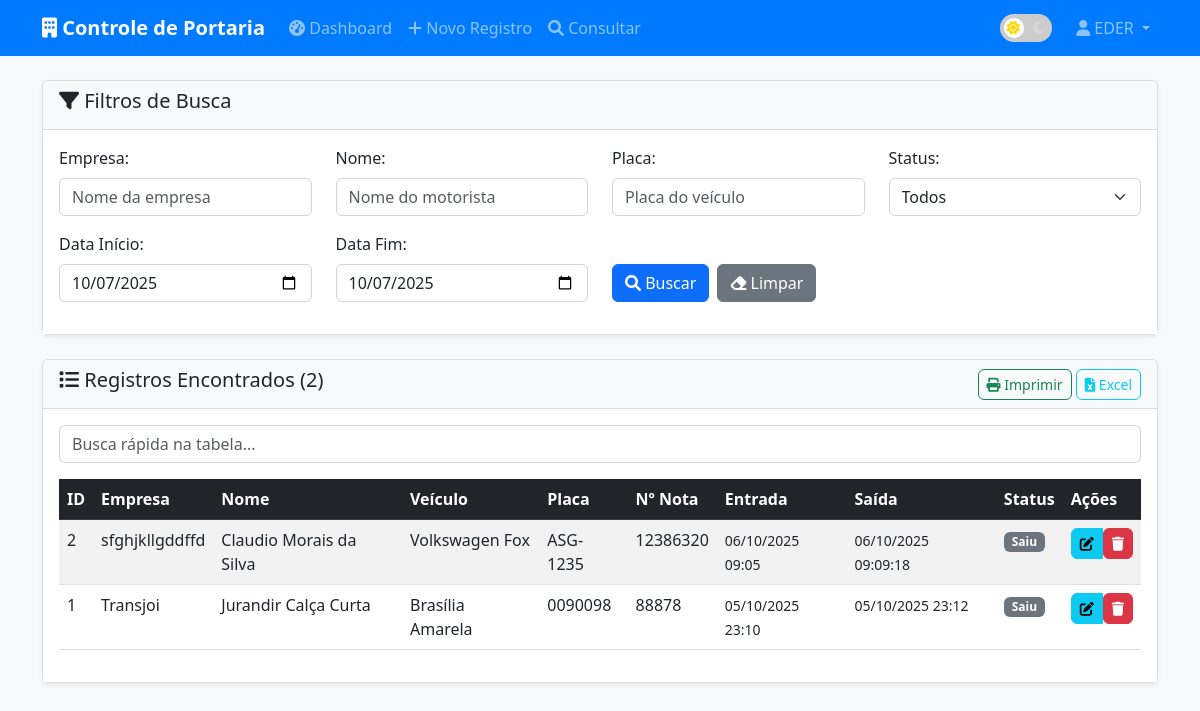
Screenshot of /consultar (signed in) with the database file from the repository.
### tables this page shows
CREATE TABLE usuarios (
            id INTEGER PRIMARY KEY AUTOINCREMENT,
            username TEXT NOT NULL UNIQUE,
            senha TEXT NOT NULL,
            ip TEXT NOT NULL,
            is_admin INTEGER DEFAULT 0,
            libinserir TEXT NOT NULL,
            libalterar TEXT NOT NULL,
            libexcluir TEXT NOT NULL,
            libid TEXT NOT NULL,
            libdestino TEXT NOT NULL,
            libtipo TEXT NOT NULL,
            libempresa TEXT NOT NULL,
            libnome TEXT NOT NULL,
            librg TEXT NOT NULL,
            libveiculo TEXT NOT NULL,
            libplaca TEXT NOT NULL,
            libcr TEXT NOT NULL,
            libn_nota TEXT NOT NULL,
            libobs TEXT NOT NULL,
            libdata_entrada TEXT NOT NULL,
            libdata_saida TEXT NOT NULL,
            libperiodo TEXT NOT NULL,
            libperiodoalterado TEXT NOT NULL,
            libusuario TEXT NOT NULL,
            libusuarioalterado TEXT NOT NULL,
            libconsulta TEXT NOT NULL,
            libhora_entrada TEXT NOT NULL,
            libhora_saida TEXT NOT NULL
        );

CREATE TABLE controle (
            id INTEGER PRIMARY KEY AUTOINCREMENT,
            destino TEXT NOT NULL,
            tipo TEXT NOT NULL,
            empresa TEXT NOT NULL,
            nome TEXT NOT NULL,
            rg TEXT NOT NULL,
            veiculo TEXT NOT NULL,
            placa TEXT NOT NULL,
            cr TEXT NOT NULL,
            data_entrada TEXT NOT NULL,
            data_saida TEXT NOT NULL,
            hora_entrada TEXT NOT NULL,
            hora_saida TEXT NOT NULL,
            n_nota TEXT NOT NULL,
            obs TEXT NOT NULL,
            periodo TEXT NOT NULL,
            periodoalterado TEXT NOT NULL,
            usuario TEXT NOT NULL,
            usuarioalterado TEXT NOT NULL,
            data_alterada TEXT NOT NULL
        );

### app.py (the view)
@app.route("/consultar")
@login_required
def consultar():
    if not check_permission("libconsulta"):
        flash("Você não tem permissão para consultar registros!", "error")
        return redirect(url_for("dashboard"))
    empresa = request.args.get("empresa", "")
    nome = request.args.get("nome", "")
    placa = request.args.get("placa", "")
    data_inicio = request.args.get("data_inicio", "")
    data_fim = request.args.get("data_fim", "")
    status = request.args.get("status", "")
    conn = get_db_connection()
    query = "SELECT * FROM controle WHERE 1=1"
    params = []
    if empresa:
        query += " AND empresa LIKE ?"
        params.append(f"%{empresa}%")
    if nome:
        query += " AND nome LIKE ?"
        params.append(f"%{nome}%")
    if placa:
        query += " AND placa LIKE ?"
        params.append(f"%{placa}%")
    if data_inicio:
        query += " AND data_entrada >= ?"
        params.append(data_inicio)
    if data_fim:
        query += " AND data_entrada <= ?"
        params.append(data_fim)
    if status == "dentro":
        query += " AND (data_saida = \"\" OR data_saida IS NULL)"
    elif status == "saiu":
        query += " AND data_saida != \"\" AND data_saida IS NOT NULL"
    query += " ORDER BY id DESC LIMIT 100"
    registros = conn.execute(query, params).fetchall()
    conn.close()
    return render_template("consultar.html",
                         registros=registros,
                         empresa=empresa,
                         nome=nome,
                         placa=placa,
                         data_inicio=data_inicio,
                         data_fim=data_fim,
                         status=status)

### app.py (called while the page is built)
def get_db_connection():
    conn = sqlite3.connect(DATABASE)
    conn.row_factory = sqlite3.Row
    return conn

def is_logged_in():
    return "username" in session

def login_required(f):
    @wraps(f)
    def decorated_function(*args, **kwargs):
        if not is_logged_in():
            return redirect(url_for("index"))
        return f(*args, **kwargs)
    return decorated_function

def check_permission(permission):
    if not is_logged_in():
        return False
    conn = get_db_connection()
    user = conn.execute(
        "SELECT * FROM usuarios WHERE username = ?",
        (session["username"],)
    ).fetchone()
    conn.close()
    if user:
        return user[permission] == "sim"
    return False

### templates/consultar.html (shortened to what this page needs)
{% extends "base.html" %}
{% block content %}
<div class="container mt-4">
    <div class="card mb-4">
        <div class="card-header">
            <h5><i class="fas fa-filter"></i> Filtros de Busca</h5>
        </div>
        <div class="card-body">
            <form method="GET" action="{{ url_for('consultar') }}">
                <div class="row">
                    <div class="col-md-3 mb-3">
                        <label for="empresa" class="form-label">Empresa:</label>
                        <input type="text" class="form-control" name="empresa" id="empresa"
                               value="{{ empresa }}" placeholder="Nome da empresa">
                    </div>
                    <div class="col-md-3 mb-3">
                        <label for="nome" class="form-label">Nome:</label>
                        <input type="text" class="form-control" name="nome" id="nome"
                               value="{{ nome }}" placeholder="Nome do motorista">
                    </div>
                    <div class="col-md-3 mb-3">
                        <label for="placa" class="form-label">Placa:</label>
                        <input type="text" class="form-control" name="placa" id="placa"
                               value="{{ placa }}" placeholder="Placa do veículo">
                    </div>
                    <div class="col-md-3 mb-3">
                        <label for="status" class="form-label">Status:</label>
                        <select class="form-select" name="status" id="status">
                            <option value="">Todos</option>
                        </select>
                    </div>
                </div>
                <div class="row">
                    <div class="col-md-3 mb-3">
                        <label for="data_inicio" class="form-label">Data Início:</label>
                        <input type="date" class="form-control" name="data_inicio" id="data_inicio"
                               value="{{ data_inicio }}">
                    </div>
                    <div class="col-md-3 mb-3">
                        <label for="data_fim" class="form-label">Data Fim:</label>
                        <input type="date" class="form-control" name="data_fim" id="data_fim"
                               value="{{ data_fim }}">
                    </div>
                    <div class="col-md-6 mb-3 d-flex align-items-end">
                        <button type="submit" class="btn btn-primary me-2">
                            <i class="fas fa-search"></i> Buscar
                        </button>
                        <a href="{{ url_for('consultar') }}" class="btn btn-secondary">
                            <i class="fas fa-eraser"></i> Limpar
                        </a>
                    </div>
                </div>
            </form>
        </div>
    </div>
    <div class="card">
        <div class="card-header d-flex justify-content-between align-items-center">
            <h5><i class="fas fa-list"></i> Registros Encontrados ({{ registros|length }})</h5>
            <div>
                <button class="btn btn-sm btn-outline-success" onclick="window.print()">
                    <i class="fas fa-print"></i> Imprimir
                </button>
                <button class="btn btn-sm btn-outline-info" onclick="exportData('excel')">
                    <i class="fas fa-file-excel"></i> Excel
                </button>
            </div>
        </div>
        <div class="card-body">
            {% if registros %}
            <div class="mb-3">
                <input type="text" class="form-control table-search" data-target="#registros-table"
                       placeholder="Busca rápida na tabela...">
            </div>
            <div class="table-responsive">
                <table class="table table-striped table-hover" id="registros-table">
                    <thead class="table-dark">
                        <tr>
                            <th>ID</th>
                            <th>Empresa</th>
                            <th>Nome</th>
                            <th>Veículo</th>
                            <th>Placa</th>
                            <th>Nº Nota</th>
                            <th>Entrada</th>
                            <th>Saída</th>
                            <th>Status</th>
                            <th>Ações</th>
                        </tr>
                    </thead>
                    <tbody>
                        {% for registro in registros %}
                        <tr>
                            <td>{{ registro.id }}</td>
                            <td>{{ registro.empresa }}</td>
                            <td>{{ registro.nome }}</td>
                            <td>{{ registro.veiculo }}</td>
                            <td>{{ registro.placa }}</td>
                            <td>{{ registro.n_nota if registro.n_nota else '' }}</td>
                            <td>
                                <small>
                                    {% if registro.data_entrada and registro.hora_entrada %}
                                        {{ registro.data_entrada.split('-')[2] }}/{{ registro.data_entrada.split('-')[1] }}/{{ registro.data_entrada.split('-')[0] }} {{ registro.hora_entrada }}
                                    {% endif %}
                                </small>
                            </td>
                            <td>
                                <small>
                                    {% if registro.data_saida and registro.hora_saida %}
                                        {{ registro.data_saida.split('-')[2] }}/{{ registro.data_saida.split('-')[1] }}/{{ registro.data_saida.split('-')[0] }} {{ registro.hora_saida }}
                                    {% else %}
                                        <span class="text-muted">--</span>
                                    {% endif %}
                                </small>
                            </td>
                            <td>
                                {% if registro.data_saida %}
                                    <span class="badge bg-secondary">Saiu</span>
                                {% else %}
                                    <span class="badge bg-success">Dentro</span>
                                {% endif %}
                            </td>
                            <td>
                                <div class="btn-group btn-group-sm" role="group">
                                    <a href="{{ url_for('editar_registro', id=registro.id) }}"
                                       class="btn btn-info btn-sm" title="Editar">
                                        <i class="fas fa-edit"></i>
                                    </a>
                                    <form method="POST" action="{{ url_for('excluir_registro', id=registro.id) }}"
                                          style="display: inline;"
                                          onsubmit="return confirm('Tem certeza que deseja excluir este registro?')">
                                        <button type="submit" class="btn btn-danger btn-sm btn-delete"
                                                title="Excluir">
                                            <i class="fas fa-trash"></i>
                                        </button>
                                    </form>
                                </div>
                            </td>
                        </tr>
                        {% endfor %}
                    </tbody>
                </table>
            </div>
            {% endif %}
        </div>
    </div>
</div>
{% endblock %}

### templates/base.html (shortened to what this page needs)
<!DOCTYPE html>
<html lang="pt-BR">
<head>
    <link href="https://cdn.jsdelivr.net/npm/bootstrap@5.3.0/dist/css/bootstrap.min.css" rel="stylesheet">
    <link href="https://cdnjs.cloudflare.com/ajax/libs/font-awesome/6.0.0/css/all.min.css" rel="stylesheet">
    <link href="{{ url_for('static', filename='css/style.css') }}" rel="stylesheet">
</head>
<body>
    {% if session.username %}
    <nav class="navbar navbar-expand-lg navbar-dark bg-primary">
        <div class="container">
            <a class="navbar-brand" href="{{ url_for('dashboard') }}">
                <i class="fas fa-building"></i> Controle de Portaria
            </a>
            <div class="collapse navbar-collapse" id="navbarNav">
                <ul class="navbar-nav me-auto">
                    <li class="nav-item">
                        <a class="nav-link" href="{{ url_for('dashboard') }}">
                            <i class="fas fa-tachometer-alt"></i> Dashboard
                        </a>
                    </li>
                    <li class="nav-item">
                        <a class="nav-link" href="{{ url_for('novo_registro') }}">
                            <i class="fas fa-plus"></i> Novo Registro
                        </a>
                    </li>
                    <li class="nav-item">
                        <a class="nav-link" href="{{ url_for('consultar') }}">
                            <i class="fas fa-search"></i> Consultar
                        </a>
                    </li>
                </ul>
                <ul class="navbar-nav">
                    <li class="nav-item d-flex align-items-center me-3">
                        <div class="theme-switch-wrapper">
                            <label class="theme-switch" for="theme-checkbox">
                                <div class="slider">
                                    <i class="fas fa-sun icon sun-icon"></i>
                                    <i class="fas fa-moon icon moon-icon"></i>
                                </div>
                            </label>
                        </div>
                    </li>
                    <li class="nav-item dropdown">
                        <a class="nav-link dropdown-toggle" href="#" role="button" data-bs-toggle="dropdown">
                            <i class="fas fa-user"></i> {{ session.username }}
                        </a>
                    </li>
                </ul>
            </div>
        </div>
    </nav>
    {% endif %}
    <main class="{% if not session.username %}login-page{% endif %}">
        {% block content %}{% endblock %}
    </main>
</body>
</html>

### static/css/style.css (style rules this page uses)
:root { --bg-color: #f8f9fa; --card-bg: #ffffff; --text-color: #212529; --card-border: rgba(0, 0, 0, 0.125); --card-header-bg: #f8f9fa; --table-hover: rgba(0, 0, 0, 0.075); --input-bg: #ffffff; --input-border: #ced4da; --navbar-bg: #007bff; }
body { font-family: 'Segoe UI', Tahoma, Geneva, Verdana, sans-serif; background-color: var(--bg-color); color: var(--text-color); transition: background-color 0.3s ease, color 0.3s ease; }
.theme-switch-wrapper { display: flex; align-items: center; gap: 10px; }
.theme-switch { display: inline-block; height: 28px; position: relative; width: 52px; }
.slider { background-color: #ccc; bottom: 0; cursor: pointer; left: 0; position: absolute; right: 0; top: 0; transition: 0.4s; border-radius: 34px; }
.slider:before { background-color: #fff; bottom: 4px; content: ""; height: 20px; left: 4px; position: absolute; transition: 0.4s; width: 20px; border-radius: 50%; }
.slider .icon { position: absolute; top: 50%; transform: translateY(-50%); font-size: 14px; pointer-events: none; }
.slider .sun-icon { left: 6px; color: #ffd700; }
.slider .moon-icon { right: 6px; color: #f0f0f0; }
input:not(:checked) + .slider .moon-icon { opacity: 0.3; }
.navbar-brand { font-weight: bold; }
.navbar-dark.bg-primary { background-color: #007bff !important; }
.card { box-shadow: 0 0.125rem 0.25rem rgba(0, 0, 0, 0.075); border: 1px solid var(--card-border); border-radius: 0.375rem; background-color: var(--card-bg); color: var(--text-color); transition: all 0.3s ease; }
.card-header { background-color: var(--card-header-bg); border-bottom: 1px solid var(--card-border); color: var(--text-color); }
.card-body { background-color: var(--card-bg); color: var(--text-color); }
.table { color: var(--text-color); }
.form-control, .form-select { background-color: var(--input-bg); border-color: var(--input-border); color: var(--text-color); transition: all 0.3s ease; }
.form-label, .form-text { color: var(--text-color); }
.btn { border-radius: 0.375rem; font-weight: 500; transition: all 0.3s ease; }
.badge { font-size: 0.75em; }

### rows the page displays
usuarios: username "EDER"
controle: id "2", empresa "sfghjkllgddffd", nome "Claudio Morais da Silva", veiculo "Volkswagen Fox", placa "ASG-1235", n_nota "12386320", data_entrada "06", data_entrada "10", data_entrada "2025", hora_entrada "09:05", data_saida "06", data_saida "10", data_saida "2025", hora_saida "09:09:18", shows "Saiu"
controle: id "1", empresa "Transjoi", nome "Jurandir Calça Curta", veiculo "Brasília Amarela", placa "0090098", n_nota "88878", data_entrada "05", data_entrada "10", data_entrada "2025", hora_entrada "23:10", data_saida "05", data_saida "10", data_saida "2025", hora_saida "23:12", shows "Saiu"

### other values shown
{{ registros|length }} "2"
